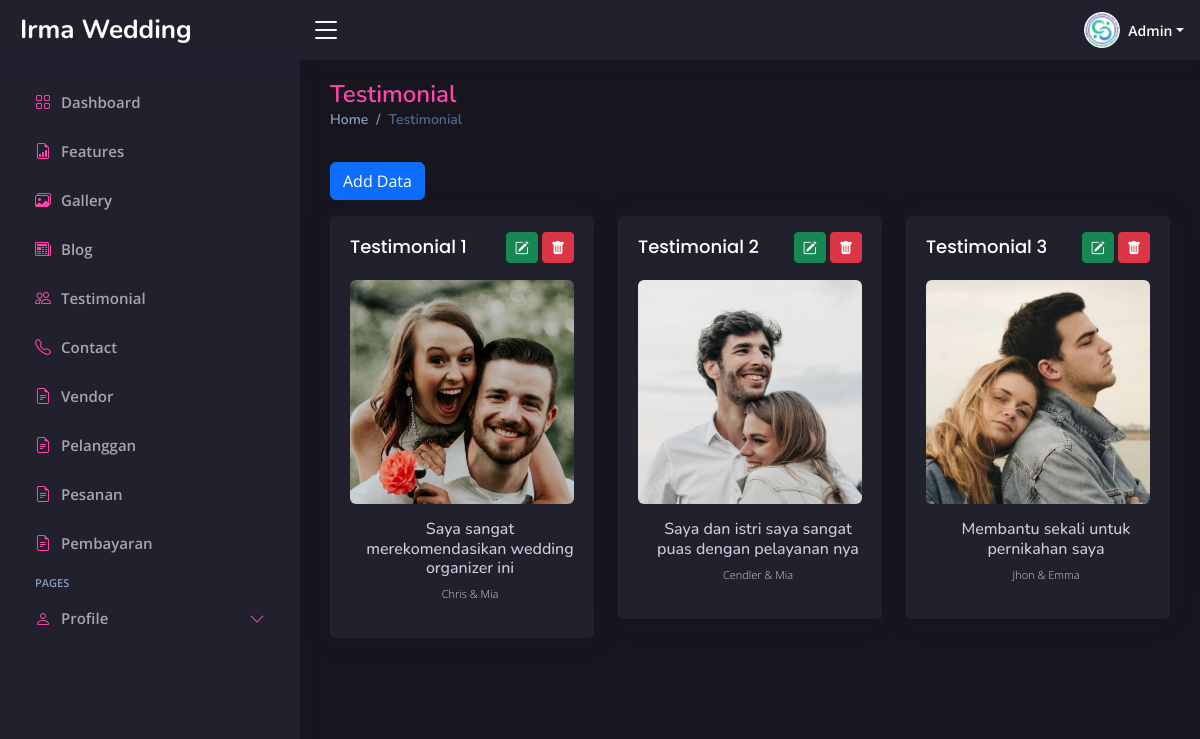
Screenshot of /admin/index.php?page=testi (signed in) with the database file from the repository.
### tables this page shows
CREATE TABLE `testimonial` (
  `id` int(11) NOT NULL,
  `testi_text` text NOT NULL,
  `testi_client` varchar(255) NOT NULL,
  `testi_image` varchar(255) NOT NULL
);

### superadmin/page/testimonial.php (the view, shortened to what this page needs)
<div class="pagetitle">
    <h1>Testimonial</h1>
    <nav>
        <ol class="breadcrumb">
            <li class="breadcrumb-item"><a href="index.php?page=dashboard">Home</a></li>
            <li class="breadcrumb-item active">Testimonial</li>
        </ol>
    </nav>
</div>
<section class="section dashboard">
    <a href="index.php?page=add-testi" class="btn btn-primary my-3">Add Data</a>
    <div class="row" data-masonry='{"percentPosition": true }'>
        <?php
        $query = "SELECT * FROM testimonial ORDER BY id ASC";
        $result = mysqli_query($koneksi, $query);
        $no = 1;
        while ($row = mysqli_fetch_assoc($result)) {
        ?>
            <div class="col-md-4">
                <div class="card testimonial-card">
                    <div class="card-body">
                        <div class="d-flex justify-content-between">
                            <div class="name">
                                <h5 class="card-title">Testimonial <?php echo $no ?></h5>
                            </div>
                            <div class="opsi py-3">
                                <a href="index.php?page=edit-testi&id=<?php echo $row['id']; ?>" class="btn btn-success btn-sm"><i class="bi bi-pencil-square"></i></a>
                                <a href="../action.php?act=delete-testi&id=<?php echo $row['id']; ?>" class="btn btn-danger btn-sm" onclick="return confirm('Anda yakin akan menghapus data ini?')"><i class="bi bi-trash-fill"></i></a>
                            </div>
                        </div>
                        <div class="text-center">
                            <div class="testimonial-image">
                                <img src="../assets/img/testimonial/<?php echo $row['testi_image']; ?>" alt="" class="img-fluid rounded mb-3">
                            </div>
                            <div class="ps-3">
                                <h6><?php echo $row['testi_text']; ?></h6>
                                <p class="fw-light" style="font-size: 11px;"><?php echo $row['testi_client']; ?></p>
                            </div>
                        </div>
                    </div>
                </div>
            </div>
        <?php
            $no++;
        }
        ?>
    </div>
</section>

### admin/assets/css/style.css (style rules this page uses)
:root { scroll-behavior: smooth; --main-color: rgba(254, 70, 174, 1); --main-color-hover: rgba(250, 89, 180, 1); --second-color: rgba(33, 32, 45, 1); --main-font-color: rgba(255, 255, 255, 1); --second-font-color: rgba(255, 255, 255, 0.6); }
section { visibility: hidden; opacity: 0; transition: visibility 0s, opacity 0.5s ease-in-out; }
body { font-family: "Open Sans", sans-serif; background: rgba(23, 22, 31, 1); color: var(--main-font-color); color: rgb(206, 205, 219); }
a { color: var(--main-color); text-decoration: none; }
h1, h2, h3, h4, h5, h6 { font-family: "Nunito", sans-serif; }
.pagetitle { margin-bottom: 10px; }
.pagetitle h1 { font-size: 24px; margin-bottom: 0; font-weight: 600; color: var(--main-color); }
.card { margin-bottom: 30px; border: none; border-radius: 5px; box-shadow: 0px 0 30px rgba(1, 41, 112, 0.1); background-color: var(--second-color); }
.card-title { padding: 20px 0 15px 0; font-size: 18px; font-weight: 500; color: var(--main-font-color); font-family: "Poppins", sans-serif; }
.card-body { padding: 0 20px 20px 20px; }
.breadcrumb { font-size: 14px; font-family: "Nunito", sans-serif; color: #899bbd; font-weight: 600; }
.breadcrumb a { color: #899bbd; transition: 0.3s; }
.breadcrumb .breadcrumb-item::before { color: #899bbd; }
.breadcrumb .active { color: #51678f; font-weight: 600; }

### rows the page displays
testimonial: testi_image (picture), testi_text "Saya sangat merekomendasikan wedding organizer ini", testi_client "Chris & Mia"
testimonial: testi_image (picture), testi_text "Saya dan istri saya sangat puas dengan pelayanan nya", testi_client "Cendler & Mia"
testimonial: testi_image (picture), testi_text "Membantu sekali untuk pernikahan saya", testi_client "Jhon & Emma"

### other values shown
$role "Admin"
$menu['text'] "Features"
$menu['text'] "Gallery"
$menu['text'] "Blog"
$menu['text'] "Testimonial"
$menu['text'] "Contact"
$menu['text'] "Vendor"
$menu['text'] "Pelanggan"
$menu['text'] "Pesanan"
$menu['text'] "Pembayaran"
